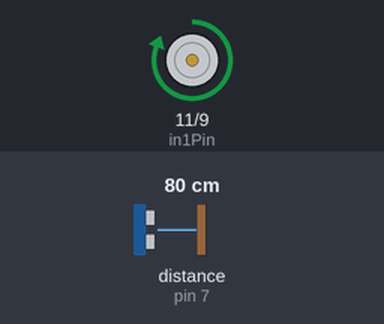
This sketch was run on a simulated Arduino Uno, built with avr-gcc and run on an emulated ATmega328P. Parts: motor-driver pin pairs drawn as motors (green arrow = first pin HIGH = forward, orange = second pin HIGH = backward, longer = more drive, scaled by the enable pin). Wiring (inferred from the names in the program): ultrasonic range finder: trigger pin 8; echo pin 7. The inputs (shaded band) are chosen by the test bench; at power-on: distance to the obstacle (sensor on pin 7) 80 cm. The echo pulse lasts 58.3 µs per cm; what the sketch prints to the serial monitor is not drawn.

Above: at 1.2 s.
1.3 s: distance to the obstacle (sensor on pin 7) set to 19 cm
2.8 s: distance to the obstacle (sensor on pin 7) set to 15 cm
At 4.0 s:
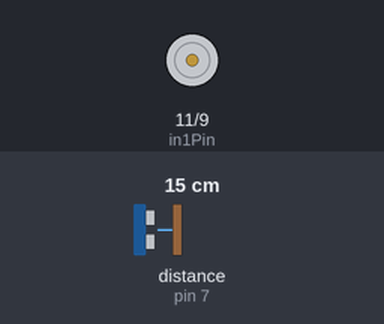
4.3 s: distance to the obstacle (sensor on pin 7) set to 35 cm
At 5.2 s:
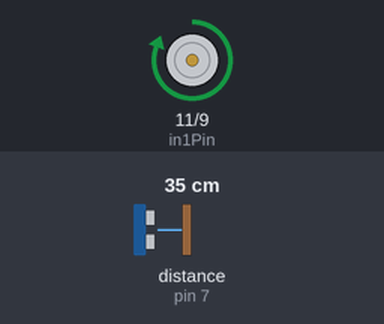
5.8 s: distance to the obstacle (sensor on pin 7) set to 2 cm
At 6.8 s:
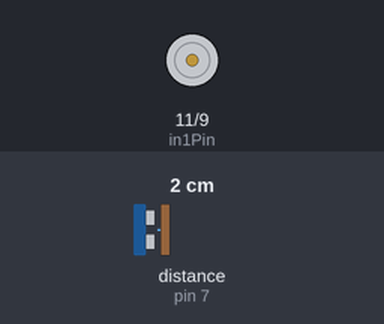
Timing chart, 0 to 8.3 s (numbered marks = the images above; inputs shaded):
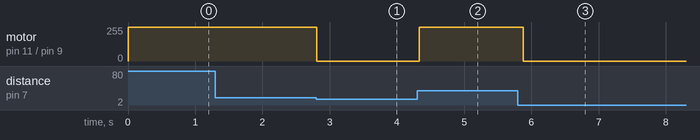

Measured:
- the behaviour switches between 17 and 16 cm on distance to the obstacle (sensor on pin 7) (found by bisection; images 0 and 1)
- after the input at 1.3 s, every drawn part: stays the same
- after the input at 2.8 s, motor on pin 11 (in1Pin) / pin 9 (in2Pin): forward 255/255 → stopped at once
- after the input at 4.3 s, motor on pin 11 (in1Pin) / pin 9 (in2Pin): stopped → forward 255/255 at once
- after the input at 5.8 s, motor on pin 11 (in1Pin) / pin 9 (in2Pin): forward 255/255 → stopped after 0.08 s

The sketch:

Project_24_Smart_Obstacle_Avoidance_Fan.ino
```cpp
/*

Electronics Learning Starter Kit for Arduino

Project 24

Smart Obstacle Avoidance Fan

Edit By Keyes

*/

// --- 1. 超声波传感器引脚定义 ---
const int trigPin = 8;  // 发射引脚
const int echoPin = 7;  // 接收引脚

// --- 2. L293D 电机驱动引脚定义 ---
const int enablePin = 10; // D10: 控制电机速度 (PWM)
const int in1Pin = 11;    // D11: 控制电机方向1
const int in2Pin = 9;     // D9:  控制电机方向2

// --- 3. 参数设置 ---
const int safeDistance = 15; // 安全距离阈值设为 15 厘米

void setup() {
  // 初始化超声波引脚
  pinMode(trigPin, OUTPUT);
  pinMode(echoPin, INPUT);

  // 初始化电机控制引脚
  pinMode(enablePin, OUTPUT);
  pinMode(in1Pin, OUTPUT);
  pinMode(in2Pin, OUTPUT);

  // 开启串口通信，用于在电脑上观察距离数据
  Serial.begin(9600);
}

void loop() {
  // ================= 步骤 1：发射声波并测量距离 =================
  digitalWrite(trigPin, LOW);
  delayMicroseconds(2);
  digitalWrite(trigPin, HIGH); // 发射 10 微秒的高频声波脉冲
  delayMicroseconds(10);
  digitalWrite(trigPin, LOW);

  // 测量回声引脚高电平持续的时间（微秒）
  long duration = pulseIn(echoPin, HIGH);
  // 计算距离 (声速约 0.034 cm/us，往返距离所以除以 2)
  int distance = duration * 0.034 / 2;

  // 在串口监视器打印当前距离
  Serial.print("当前距离: ");
  Serial.print(distance);
  Serial.println(" cm");

  // ================= 步骤 2：根据距离控制电机启停 =================
  // 加入 distance > 0 是为了防止传感器偶尔测距失败返回 0 导致误判
  if (distance > 0 && distance <= safeDistance) {
    // 障碍物太近！速度设为 0，停止电机。
    setMotor(0, false);
    Serial.println(">>> 状态: 危险！已刹车 <<<");
  } else {
    // 前方安全！速度设为 255，全速正转。
    setMotor(255, false);
    Serial.println("状态: 正常运行中...");
  }

  // 稍作延时，避免测距频率过高互相干扰
  delay(100);
}

// ================= 自定义电机控制函数 =================
void setMotor(int speed, boolean reverse) {
  analogWrite(enablePin, speed);
  digitalWrite(in1Pin, !reverse);
  digitalWrite(in2Pin, reverse);
}
```
